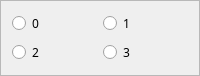
                    <widget class="QFrame" name="frame_37">
                     <property name="maximumSize">
                      <size>
                       <width>372</width>
                       <height>63</height>
                      </size>
                     </property>
                     <property name="frameShape">
                      <enum>QFrame::StyledPanel</enum>
                     </property>
                     <property name="frameShadow">
                      <enum>QFrame::Raised</enum>
                     </property>
                     <layout class="QGridLayout" name="gridLayout_44">
                      <item row="0" column="0">
                       <widget class="QRadioButton" name="thirtyeight_zero">
                        <property name="font">
                         <font>
                          <family>Yu Gothic UI Light</family>
                          <pointsize>9</pointsize>
                         </font>
                        </property>
                        <property name="text">
                         <string>0</string>
                        </property>
                       </widget>
                      </item>
                      <item row="0" column="1">
                       <widget class="QRadioButton" name="thirtyeight_one">
                        <property name="font">
                         <font>
                          <family>Yu Gothic UI Light</family>
                          <pointsize>9</pointsize>
                         </font>
                        </property>
                        <property name="text">
                         <string>1</string>
                        </property>
                       </widget>
                      </item>
                      <item row="1" column="0">
                       <widget class="QRadioButton" name="thirtyeight_two">
                        <property name="font">
                         <font>
                          <family>Yu Gothic UI Light</family>
                          <pointsize>9</pointsize>
                         </font>
                        </property>
                        <property name="text">
                         <string>2</string>
                        </property>
                       </widget>
                      </item>
                      <item row="1" column="1">
                       <widget class="QRadioButton" name="thirtyeight_three">
                        <property name="font">
                         <font>
                          <family>Yu Gothic UI Light</family>
                          <pointsize>9</pointsize>
                         </font>
                        </property>
                        <property name="text">
                         <string>3</string>
                        </property>
                       </widget>
                      </item>
                     </layout>
                    </widget>
